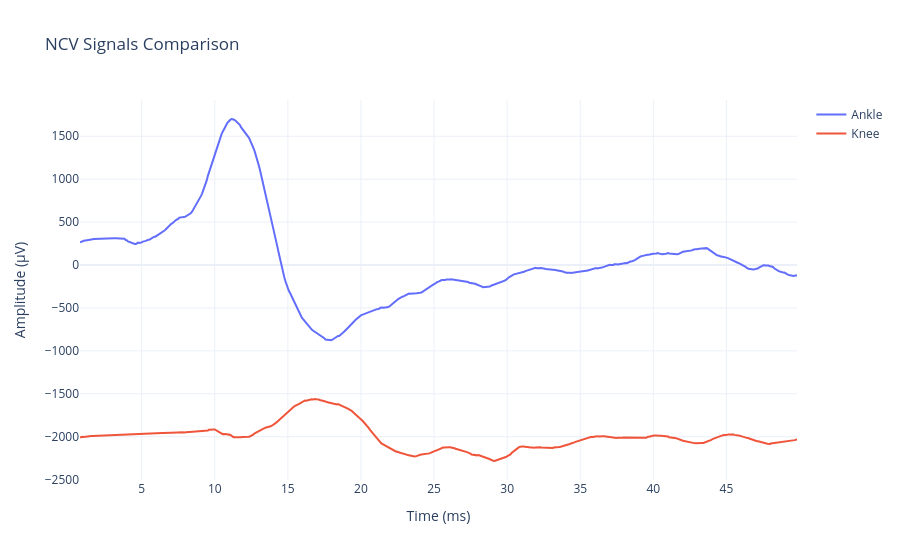

Notebook code for this chart:
### Code cell
import numpy as np
import plotly.graph_objects as go

dt = 0.0781
N = len(df)
df["Time"] = [i * dt for i in range(N)]

start_index = 10
df_cut = df.iloc[start_index:].reset_index(drop=True)

time = df_cut["Time"]
trace1 = df_cut["Ankle"]
trace2 = df_cut["Knee"]

offset = 2000
trace2_offset = trace2 - offset

fig = go.Figure()

fig.add_trace(go.Scatter(
    x=time, 
    y=trace1, 
    mode='lines', 
    name='Ankle',
    line=dict(width=2)
))

fig.add_trace(go.Scatter(
    x=time, 
    y=trace2_offset, 
    mode='lines', 
    name='Knee',
    line=dict(width=2)
))

fig.update_layout(
    title="NCV Signals Comparison",
    xaxis_title="Time (ms)",
    yaxis_title="Amplitude (µV)",
    template="plotly_white",
    showlegend=True
)

fig.show()

### Figure 1 — Plotly figure (JSON) as saved in the notebook; plotly's stock layout.template omitted (floating-point values rounded to 4 significant figures; data arrays with more than 128 entries replaced by an {"elided": "..."} marker saying what was removed)
{"data": [{"line": {"width": 2}, "mode": "lines", "name": "Ankle", "type": "scatter", "x": {"elided": "629 float values"}, "y": {"elided": "629 float values"}}, {"line": {"width": 2}, "mode": "lines", "name": "Knee", "type": "scatter", "x": {"elided": "629 float values"}, "y": {"elided": "629 float values"}}], "layout": {"showlegend": true, "title": {"text": "NCV Signals Comparison"}, "xaxis": {"title": {"text": "Time (ms)"}}, "yaxis": {"title": {"text": "Amplitude (µV)"}}}}
